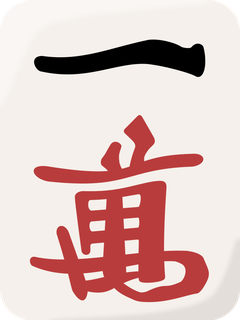
#> input picture game/client/assets/mahjong/faces/1m.png, 240 x 320 px; its folder holds 5 pictures in this run
$ python build_web.py
#> lines starting #> are read from the running program, lines starting #| are printed output that depends on the picture
#!/usr/bin/env python3
"""从 client/assets 生成 game/web/assets 素材（牌面图集 + 音效）。

图集分工：
  tile-atlas.png       —— 旧版金框牌面（保留作兜底）
  tile-atlas-flat.png  —— 平躺牌（牌河 / 副露 / 宝牌）的**顶面**：与立牌同一套白牌身、
                          同样的圆角和细暗边，但没有牌顶、没有金框。
                          厚度不画进贴图，由 flat3d 的斜切盒侧面 + 灯光给出，
                          这样躺牌和立牌摆在一起不会像是两套素材。
  tile-atlas-hand.png  —— 本家立牌的**正面**（白牌面 + 墨迹）；牌顶 / 橙色牌背 / 圆角棱边
                          由 flat3d 的真 3D 牌身给出

素材只取 client/assets/mahjong/faces/*.png 的「牌面墨迹」（白底抠成透明），
牌身、配色、立体层次全部按参考录像采样，不复用 pygame 客户端的界面绘制。
用法: ./.venv/bin/python game/build_web.py
"""
from __future__ import annotations

import json
import shutil
from pathlib import Path

import numpy as np
from PIL import Image, ImageDraw

ROOT = Path(__file__).resolve().parent
FACES = ROOT / "client" / "assets" / "mahjong" / "faces"
SFX = ROOT / "client" / "assets" / "sfx"
OUT = ROOT / "web" / "assets"

# 与牌局逻辑一致的 34 面 + 3 赤牌 + 牌背
CODES = (
    [f"{r}{s}" for s in "mps" for r in range(1, 10)]
    + [f"{r}z" for r in range(1, 8)]
    + ["0m", "0p", "0s", "back"]
)
assert len(CODES) == 38

COLS, ROWS = 8, 5

# ---- 平躺舍牌图集 ----
CELL_W, CELL_H = 96, 128
IVORY = (246, 241, 228)
BACK = (230, 158, 46)
INNER = 8
BORDER = (186, 148, 72)

# ---- 立牌图集：120:200 = 0.6，与设计坐标 90:150 完全一致（贴图不拉伸）----
H_W, H_H = 120, 200
INK_H = 158          # 立牌墨迹高（格内）：立牌正面只看得见中间约 120x179
CORNER = 13


def build_atlas() -> Path:
    """平躺舍牌：保留金边，单张辨识度优先。"""
    atlas = Image.new("RGB", (COLS * CELL_W, ROWS * CELL_H), IVORY)
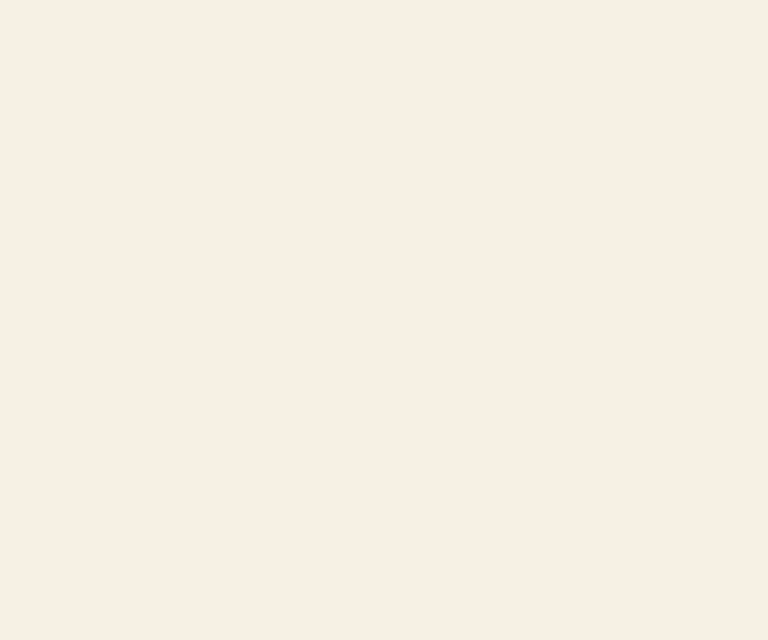
#> atlas: PIL image 768x640 RGB; mean R, G, B 246, 241, 228
    for i, code in enumerate(CODES):
        im = Image.open(FACES / f"{code}.png").convert("RGBA").resize(
            (CELL_W - INNER * 2, CELL_H - INNER * 2), Image.LANCZOS
        )
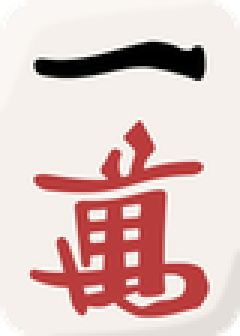
#> im: PIL image 80x112 RGBA (shown 3 times larger); mean R, G, B, A 221.4, 195.4, 191.7, 252.2; transparent parts drawn white
        if code == "back":
            gray = im.convert("L")
            tinted = Image.new("RGBA", im.size)
            gp, sp, op = gray.load(), im.load(), tinted.load()
            for y in range(im.size[1]):
                for x in range(im.size[0]):
                    v = min(1.0, (gp[x, y] / 255.0) * 1.55)
                    op[x, y] = (int(BACK[0] * v), int(BACK[1] * v),
                                int(BACK[2] * v), sp[x, y][3])
            im = tinted
        cell = Image.new("RGB", (CELL_W, CELL_H), IVORY)
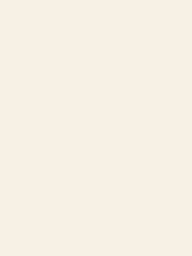
#> cell: PIL image 96x128 RGB (shown 2 times larger); mean R, G, B 246, 241, 228
        ImageDraw.Draw(cell).rounded_rectangle(
            [1, 1, CELL_W - 2, CELL_H - 2], radius=9,
            fill=(252, 249, 240), outline=BORDER, width=3,
        )
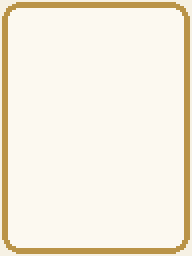
#> cell: PIL image 96x128 RGB (shown 2 times larger); mean R, G, B 245.1, 238.5, 222.6
        cell.paste(im, (INNER, INNER), im)
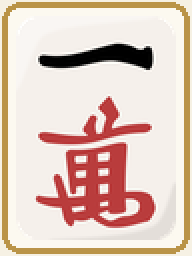
#> cell: PIL image 96x128 RGB (shown 2 times larger); mean R, G, B 223.8, 200.4, 188.3
        atlas.paste(cell, ((i % COLS) * CELL_W, (i // COLS) * CELL_H))

    q = atlas.quantize(colors=128, method=Image.Quantize.MEDIANCUT).convert("RGB")
    OUT.mkdir(parents=True, exist_ok=True)
    path = OUT / "tile-atlas.png"
    q.save(path, format="PNG", optimize=True)
    (OUT / "tile-codes.json").write_text(json.dumps(CODES, ensure_ascii=False), encoding="utf-8")
    return path


# ---- 平躺牌面图集：和立牌同一套白牌面，厚度交给 flat3d 的斜切盒侧面 ----
# 2x 超采样：本家副露顶面画到 ~94x150 还要吃透视放大，96x128 的格子被
# 拉大采样会糊（手牌 120x200 有余量所以清晰）；192x256 后全程缩小采样。
F_W, F_H = 192, 256
F_CORNER = 22


# [172 lines left out: functions _face_plate, _flat_cell, build_flat_atlas, _ink_layer, _gradient, _hand_cell and 4 more, not called in this run]


if __name__ == "__main__":
#> (the run stopped early here; a loop or call above may not have finished)
